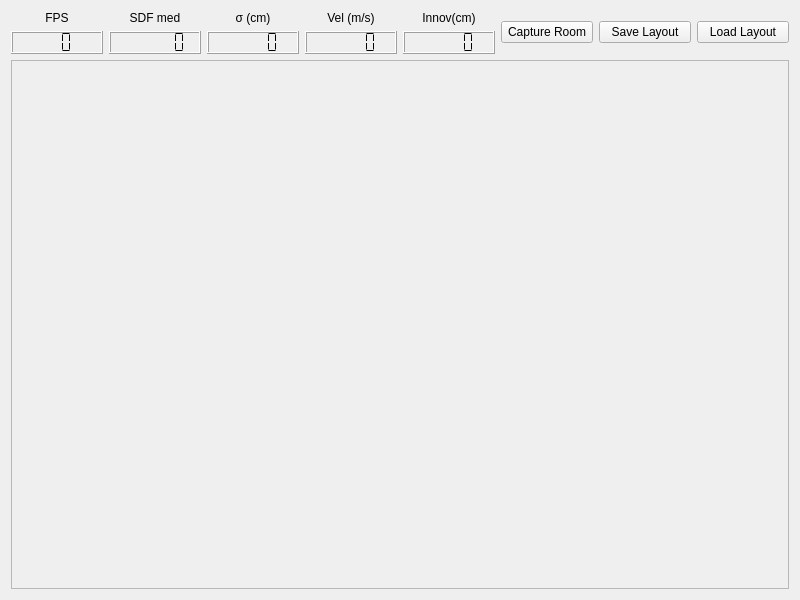
<?xml version="1.0" encoding="UTF-8"?>
<ui version="4.0">
 <class>guiDlg</class>
 <widget class="QWidget" name="guiDlg">
  <property name="geometry">
   <rect>
    <x>0</x>
    <y>0</y>
    <width>800</width>
    <height>600</height>
   </rect>
  </property>
  <property name="windowTitle">
   <string>ainf_slamo</string>
  </property>
  <layout class="QVBoxLayout" name="verticalLayout_2">
   <item>
    <layout class="QVBoxLayout" name="verticalLayout">
     <item>
      <layout class="QHBoxLayout" name="horizontalLayout">
       <property name="sizeConstraint">
        <enum>QLayout::SetMinimumSize</enum>
       </property>
       <item>
        <layout class="QVBoxLayout" name="verticalLayout_fps">
         <item>
          <widget class="QLabel" name="label_fps">
           <property name="text">
            <string>FPS</string>
           </property>
           <property name="alignment">
            <set>Qt::AlignCenter</set>
           </property>
          </widget>
         </item>
         <item>
          <widget class="QLCDNumber" name="lcdNumber_fps">
           <property name="digitCount">
            <number>3</number>
           </property>
           <property name="segmentStyle">
            <enum>QLCDNumber::Flat</enum>
           </property>
          </widget>
         </item>
        </layout>
       </item>
       <item>
        <layout class="QVBoxLayout" name="verticalLayout_loss">
         <item>
          <widget class="QLabel" name="label_loss">
           <property name="text">
            <string>SDF med</string>
           </property>
           <property name="alignment">
            <set>Qt::AlignCenter</set>
           </property>
          </widget>
         </item>
         <item>
          <widget class="QLCDNumber" name="lcdNumber_loss">
           <property name="digitCount">
            <number>6</number>
           </property>
           <property name="segmentStyle">
            <enum>QLCDNumber::Flat</enum>
           </property>
          </widget>
         </item>
        </layout>
       </item>
       <item>
        <layout class="QVBoxLayout" name="verticalLayout_sigma">
         <item>
          <widget class="QLabel" name="label_sigma">
           <property name="text">
            <string>σ (cm)</string>
           </property>
           <property name="alignment">
            <set>Qt::AlignCenter</set>
           </property>
          </widget>
         </item>
         <item>
          <widget class="QLCDNumber" name="lcdNumber_sigma">
           <property name="digitCount">
            <number>5</number>
           </property>
           <property name="segmentStyle">
            <enum>QLCDNumber::Flat</enum>
           </property>
          </widget>
         </item>
        </layout>
       </item>
       <item>
        <layout class="QVBoxLayout" name="verticalLayout_velocity">
         <item>
          <widget class="QLabel" name="label_velocity">
           <property name="text">
            <string>Vel (m/s)</string>
           </property>
           <property name="alignment">
            <set>Qt::AlignCenter</set>
           </property>
          </widget>
         </item>
         <item>
          <widget class="QLCDNumber" name="lcdNumber_velocity">
           <property name="digitCount">
            <number>5</number>
           </property>
           <property name="segmentStyle">
            <enum>QLCDNumber::Flat</enum>
           </property>
          </widget>
         </item>
        </layout>
       </item>
       <item>
        <layout class="QVBoxLayout" name="verticalLayout_innov">
         <item>
          <widget class="QLabel" name="label_innov">
           <property name="text">
            <string>Innov(cm)</string>
           </property>
           <property name="alignment">
            <set>Qt::AlignCenter</set>
           </property>
          </widget>
         </item>
         <item>
          <widget class="QLCDNumber" name="lcdNumber_innov">
           <property name="digitCount">
            <number>5</number>
           </property>
           <property name="segmentStyle">
            <enum>QLCDNumber::Flat</enum>
           </property>
          </widget>
         </item>
        </layout>
       </item>
       <item>
        <widget class="QPushButton" name="pushButton_captureRoom">
         <property name="text">
          <string>Capture Room</string>
         </property>
         <property name="checkable">
          <bool>true</bool>
         </property>
        </widget>
       </item>
       <item>
        <widget class="QPushButton" name="pushButton_saveLayout">
         <property name="text">
          <string>Save Layout</string>
         </property>
        </widget>
       </item>
       <item>
        <widget class="QPushButton" name="pushButton_loadLayout">
         <property name="text">
          <string>Load Layout</string>
         </property>
        </widget>
       </item>
      </layout>
     </item>
     <item>
      <widget class="QFrame" name="frame">
       <property name="sizePolicy">
        <sizepolicy hsizetype="Preferred" vsizetype="Expanding">
         <horstretch>0</horstretch>
         <verstretch>0</verstretch>
        </sizepolicy>
       </property>
       <property name="frameShape">
        <enum>QFrame::StyledPanel</enum>
       </property>
       <property name="frameShadow">
        <enum>QFrame::Raised</enum>
       </property>
      </widget>
     </item>
    </layout>
   </item>
  </layout>
 </widget>
 <resources/>
 <connections/>
</ui>
